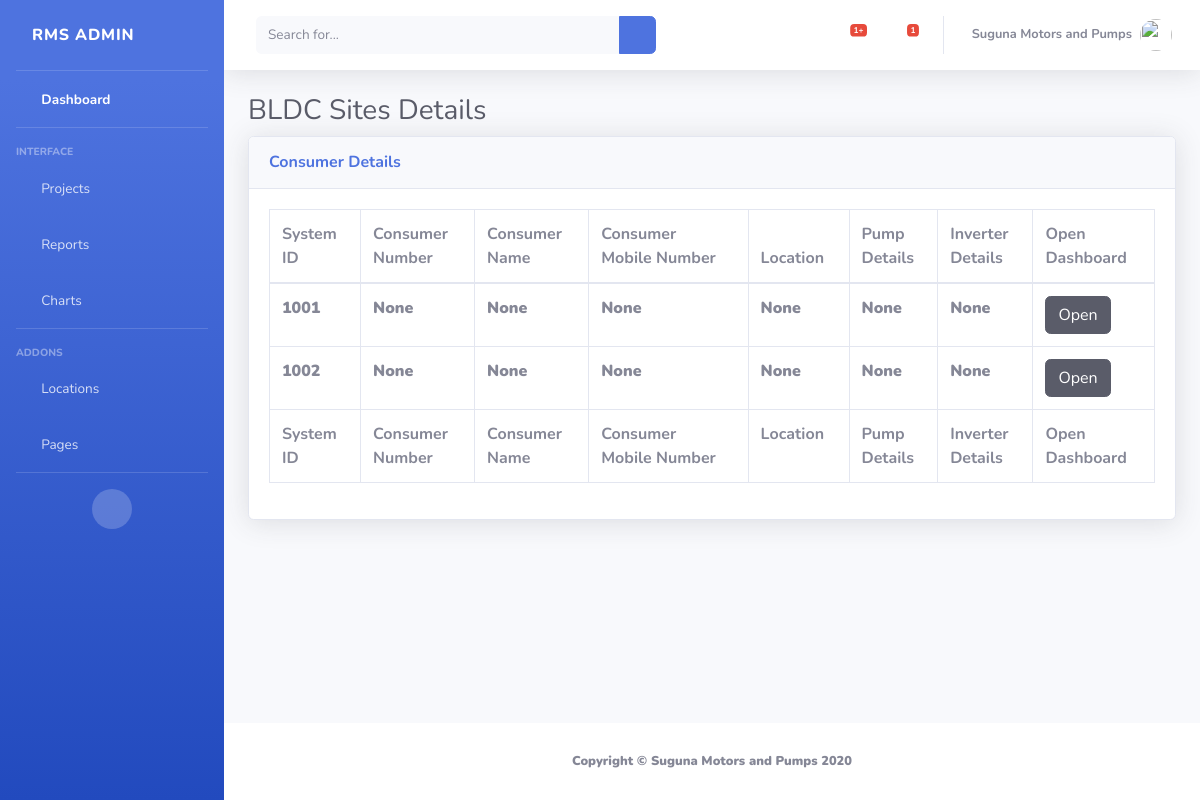
Before: /bldc/ with the older database file.
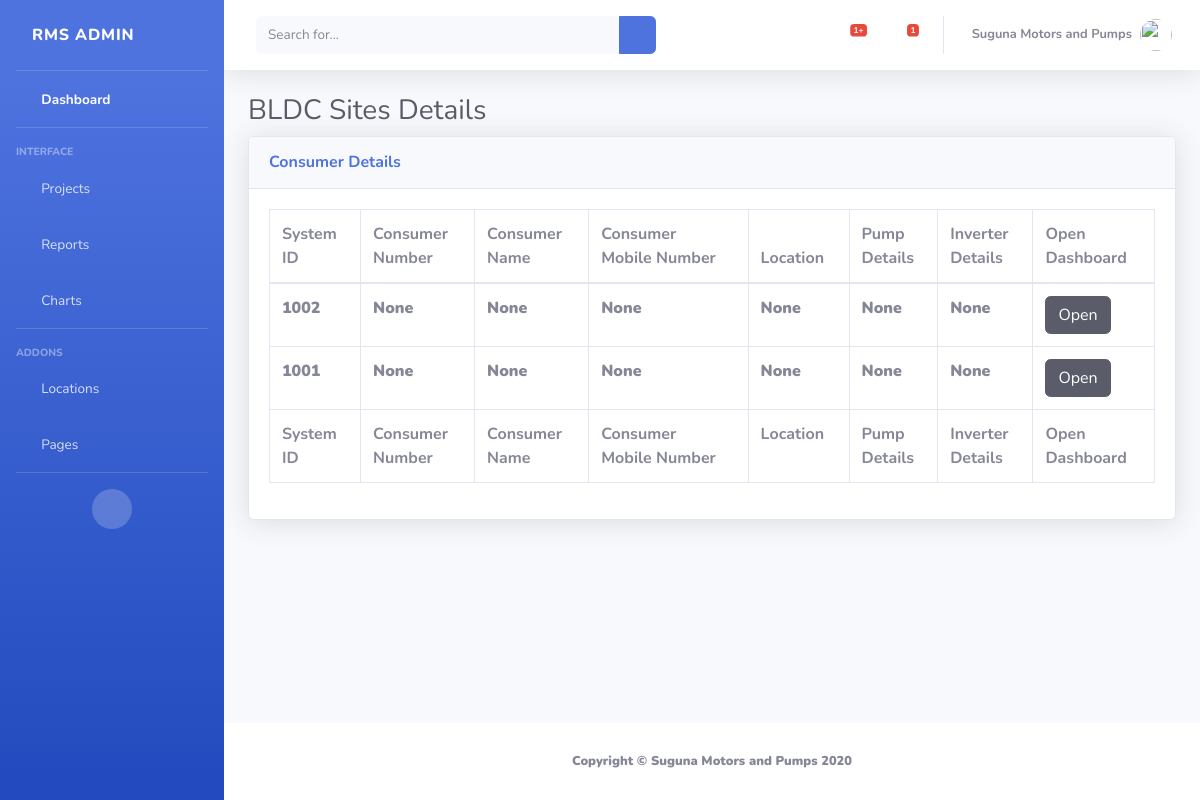
After: the same page with the newer database file.
### rms/models.py (models this page shows, shortened)
class siteDtls(models.Model):
	Sid = models.CharField(max_length=30,null=True,blank=True)
	ConNum = models.CharField(max_length=30,null=True,blank=True)
	ConName = models.CharField(max_length=30,null=True,blank=True)
	ConMob = models.IntegerField( null=True,blank=True)
	LocName = models.CharField(max_length=50,null=True,blank=True)
	PumpDtls = models.CharField(max_length=100,null=True,blank=True)
	InvDtls = models.CharField(max_length=100,null=True,blank=True)

### rms/views.py (the view)
# urls.py: path('bldc/', views.bldc, name='bldc_projects'),
def bldc(request):
	table_data = siteDtls.objects.all()
	return render(request, 'bldcsites.html', {'table_data': table_data})

### templates/bldcsites.html (shortened to what the changed rows need)
<!DOCTYPE html>
{% load static %}
<html lang="en">
<head>
  <link href="{% static 'vendor/fontawesome-free/css/all.min.css' %}" rel="stylesheet" type="text/css">
  <link href="{% static 'css/sb-admin-2.min.css' %}" rel="stylesheet">
  <link href="{% static 'vendor/datatables/dataTables.bootstrap4.min.css' %}" rel="stylesheet">
</head>
<body id="page-top">
  <div id="wrapper">
    <div id="content-wrapper" class="d-flex flex-column">
      <div id="content">
        <div class="container-fluid">
          <h1 class="h3 mb-2 text-gray-800">BLDC Sites Details</h1>
          <div class="card shadow mb-4">
            <div class="card-body">
              <div class="table-responsive">
                <table class="table table-bordered" id="dataTable" width="100%" cellspacing="0">
                  <thead>
                    <tr>
                      <th>System<br>ID</br></th>
                      <th>Consumer<br>Number</br></th>
                      <th>Consumer<br>Name</br></th>
                      <th>Consumer<br>Mobile Number</br></th>
                      <th>Location</th>
                      <th>Pump<br>Details</br></th>
                      <th>Inverter<br>Details</br></th>
                      <th>Open<br>Dashboard</br></th>
                    </tr>
                  </thead>
                  <tfoot>
                    <tr>
                      <th>System<br>ID</br></th>
                      <th>Consumer<br>Number</br></th>
                      <th>Consumer<br>Name</br></th>
                      <th>Consumer<br>Mobile Number</br></th>
                      <th>Location</th>
                      <th>Pump<br>Details</br></th>
                      <th>Inverter<br>Details</br></th>
                      <th>Open<br>Dashboard</br></th>
                    </tr>
                  </tfoot>
                  <tbody>
              {% for x in table_data %}
                    <tr>
                      <td>{{x.Sid}}</td>
                      <td>{{x.ConNum}}</td>
                      <td>{{x.ConName}}</td>
                      <td>{{x.ConMob}}</td>
                      <td>{{x.LocName}}</td>
                      <td>{{x.PumpDtls}}</td>
                      <td>{{x.InvDtls}}</td>
                      <td><a href="{% url 'IdDtls' x.Sid %}" class="btn btn-dark">Open</a></td>
                    </tr>
              {% endfor %}
                  </tbody>
                </table>
              </div>
            </div>
          </div>
        </div>
      </div>
    </div>
  </div>
</body>
</html>

Changed rows visible on the page:
changed siteDtls (number 1 of 2 on the later page): Sid "1001" → "1002"
changed siteDtls (number 2 of 2 on the later page): Sid "1002" → "1001"
